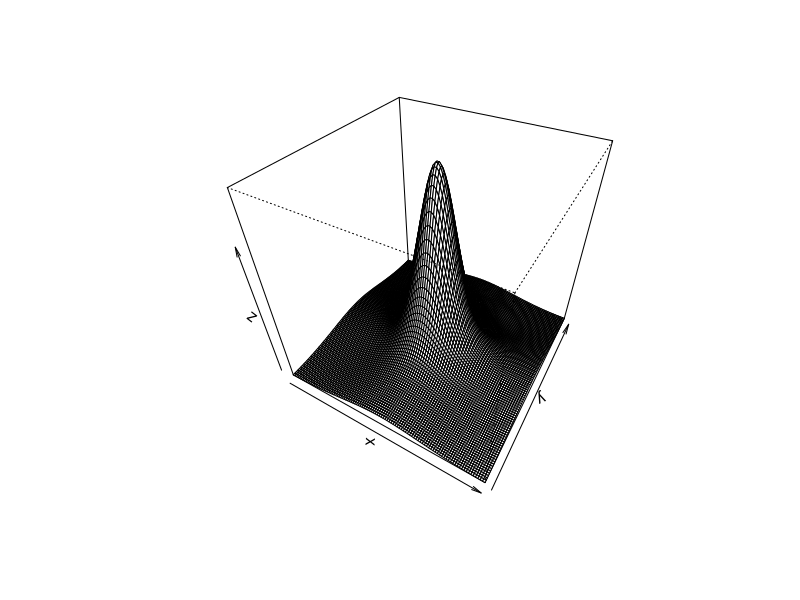
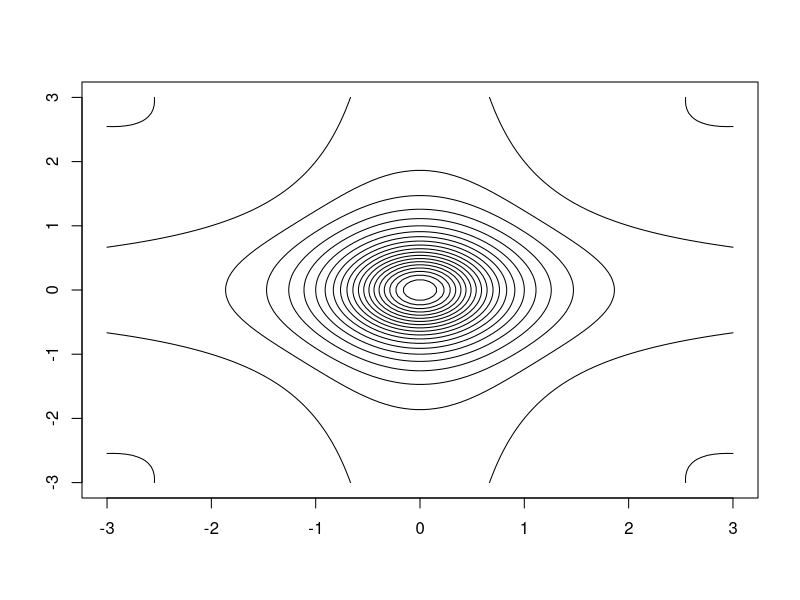

The R script that drew these images, in order: (Note: this script raises an error after producing the figures.)
## ---- chunk 1
fxy = function(x,y){
  - ( ((x^2-1) *(y^2-1) + x^2 + y^2 -5)/(x^2 + y^2 +1)^2 )
}
x = seq(-3, 3, length = 100)
y = x
z = outer(x, y, fxy)
persp(x, y, z,theta = 30, phi = 40)
contour(x, y, z, nlevels = 20, drawlabels = F)

## ---- chunk 2
fxy = function(x){
  - ( ((x[1]^2 -1) *(x[2]^2 -1) + x[1]^2 + x[2]^2 -5)/(x[1]^2 + x[2]^2 +1)^2 )
}

f.prime = function(x){
	f.prime.dx = 2*x[1]/(x[1]^2 + x[2]^2 +1)^3 *(x[1]^2* x[2]^2 -3*x[1]^2 -x[2]^4 +2*x[2]^2 +1)
	f.prime.dy = 2*x[2]/(x[1]^2 + x[2]^2 +1)^3 *(x[1]^2 *x[2]^2 -x[1]^4 -7*x[1]^2 -2)
	out = matrix(c(f.prime.dx,f.prime.dy),ncol=1)
	return(out)
}

## ---- chunk 3

# starting point
x = c(-2,-2)
M = diag(-1, 2, 2)
itr = 100
alpha.default = 1
alpha = alpha.default
x.values = matrix(0, itr+1, 2) #initialize a matrix, rows = itr+1, column = 2
x.values[1,] = x #1st element is the starting points

#search loop
for (i in 1:itr){
  hessian.inv = solve(M)
  xt = x - alpha*hessian.inv %*% f.prime(x)
  #Reduce alpha until a correct step is reached - backtracking
  while(fxy(xt) < fxy(x)){ 
    alpha =alpha/2
    xt = x - alpha*hessian.inv %*% f.prime(x)
  }
  x.values[i+1, ] = x = xt
  alpha = alpha.default #adjust back to = 1
}

## ---- chunk 4
x		       # FINAL ESTIMATE
fxy(x) 		   # OBJECTIVE FUNCTION AT ESTIMATE
f.prime(x) # GRADIENT AT ESTIMATE
#f.prime is very close to 0
## ---- chunk 5
#open file houseprice

# last column is the dependent variable
data.sub = houseprice[, 2:61] # X
y = houseprice[, 62]
n = length(y) # number of obs
m = ncol(data.sub) #number of var
num.starts = 8
runs = matrix(0, num.starts, m)
itr = 20
runs.bic = matrix(0,num.starts,itr)

## ---- chunk 6
#Since each run is the bunch of 1 and 0 -> can generate randomly by Benoulli dist
set.seed(678)
for(i in 1:num.starts){
  runs[i,] = rbinom(m, 1, 0.5)
} #-> 8 starts contains 60 predictors with 1 - included and 0 -not included
# at the end, we want to have convergence towards 8 best models then use bic to decide which one is the best

colnames(runs) = colnames(data.sub)
## ---- chunk 7
for(k in 1:num.starts){
  run.current = runs[k,] # one model each time
  
  #1. Random start iteration - 1st run
  for(j in 1:itr){
    run.vars = data.sub[, run.current ==1] #only picks those included -> create subset
    g = lm(y~ ., data = run.vars) #fit new model
    run.bic = extractAIC(g, k = log(n))[2]
    run.next = run.current 
    
    # 2. testing all models in 1-neighborhood and selecting the lowest bic
    for(i in 1:m){
      run.step = run.current
      run.step[i] =! run.current[i]
      run.vars = data.sub[, run.step == 1]
      g = lm(y~., run.vars)
      run.step.bic = extractAIC(g, k= log(n))[2]
      if(run.step.bic < run.bic){ #if there's an improvement -> replace -> continue searching
        run.next = run.step
        run.bic = run.step.bic
      }
    } # after this loop, find the min in the k-th in 1-neighborhood model:
    run.current = run.next
    runs.bic[k, j] = run.bic
  }
  runs[k, ] = run.current # update row runs by its newly found model 
}

## ---- chunk 8
runs 		  # selected predictors
runs.bic 	# BIC values

plot(1:(itr*num.starts), -c(t(runs.bic)), xlab = "Cummulative iteration", ylab = "Negative BIC", type = "n")


for(i in 1:num.starts){
  lines((i-1)*itr + (1:itr), -runs.bic[i,])
}

# after 20 iterations no model seems to converge anywhere, so I increase the number of iteration to 30. 
# It seems like BIC of model 1, 2, 3, 4 converge. Let's compare BIC of these 8 model.

min = rep(0, times = num.starts)
for (i in 1:num.starts){
  min[i] = min(runs.bic[i, ])
}

which.min(min) #4th model has lowest BIC and converge -> choose model 4


summary(lm(y~ ., data.sub[, runs[4, ] == 1]))
## ---- chunk 9
h = function(x){x^3/ (1 - exp(2*x))}
n = 100000

set.seed(1)
x = rnorm(n, 0, 1) 

mean(h(x)) 

#test the true value of E[h(X)]
integrand = function(x){
  h = x^3/ (1 - exp(2*x))
  f = 1/sqrt(2*pi) * exp(-x^2/2)
  return(h*f)
}
integrate(integrand, lower = -Inf, upper = Inf)

# the estimation is quite close to the true value
## ---- chunk 10

g = function(x){ exp(- abs(x)^2 /4)} #target function
# with standard weights I guess you mean candidate f(x) = 1
plot(function(x)g(x), -1, 1, main = "")
abline(h = 1, lty=2, lwd=2)
legend("topright", legend=c("g","f"), lty = 1:2, lwd=2, inset=0.02)

x = runif(1000) #draw from unif dist 
fg = g(x) #ratio g(xi)/f(xi)
sigma_sq = mean(fg^2)
sigma_sq
